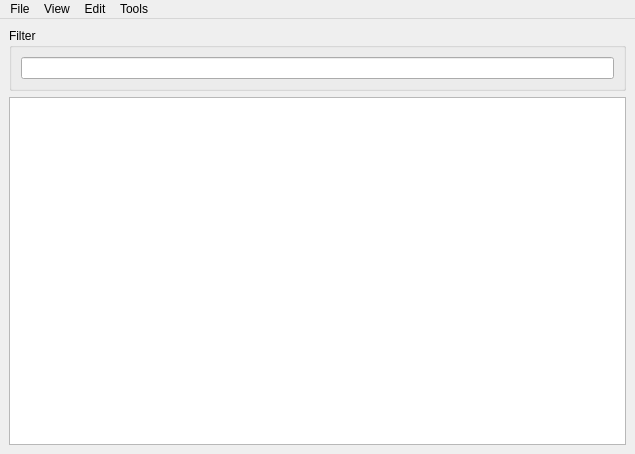
<?xml version="1.0" encoding="UTF-8"?>
<ui version="4.0">
 <class>MainWindow</class>
 <widget class="QMainWindow" name="MainWindow">
  <property name="geometry">
   <rect>
    <x>0</x>
    <y>0</y>
    <width>635</width>
    <height>454</height>
   </rect>
  </property>
  <property name="windowTitle">
   <string>MainWindow</string>
  </property>
  <widget class="QWidget" name="centralwidget">
   <layout class="QVBoxLayout" name="verticalLayout_2">
    <item>
     <widget class="QGroupBox" name="filterBox">
      <property name="title">
       <string>Filter</string>
      </property>
      <layout class="QVBoxLayout" name="verticalLayout">
       <item>
        <widget class="QLineEdit" name="filterEdit"/>
       </item>
      </layout>
     </widget>
    </item>
    <item>
     <widget class="RobustTableView" name="twodaTable">
      <property name="styleSheet">
       <string notr="true"/>
      </property>
      <property name="alternatingRowColors">
       <bool>true</bool>
      </property>
      <property name="selectionMode">
       <enum>QAbstractItemView::ContiguousSelection</enum>
      </property>
     </widget>
    </item>
   </layout>
  </widget>
  <widget class="QMenuBar" name="menubar">
   <property name="geometry">
    <rect>
     <x>0</x>
     <y>0</y>
     <width>635</width>
     <height>22</height>
    </rect>
   </property>
   <widget class="QMenu" name="menuFile">
    <property name="title">
     <string>File</string>
    </property>
    <addaction name="actionNew"/>
    <addaction name="actionOpen"/>
    <addaction name="actionSave"/>
    <addaction name="actionSaveAs"/>
    <addaction name="actionRevert"/>
    <addaction name="separator"/>
    <addaction name="actionExit"/>
   </widget>
   <widget class="QMenu" name="menuEdit">
    <property name="title">
     <string>Edit</string>
    </property>
    <addaction name="actionCopy"/>
    <addaction name="actionPaste"/>
   </widget>
   <widget class="QMenu" name="menuTools">
    <property name="title">
     <string>Tools</string>
    </property>
    <addaction name="actionToggleFilter"/>
    <addaction name="separator"/>
    <addaction name="actionInsertRow"/>
    <addaction name="actionDuplicateRow"/>
    <addaction name="actionRemoveRows"/>
    <addaction name="separator"/>
    <addaction name="actionRedoRowLabels"/>
   </widget>
   <widget class="QMenu" name="menuView">
    <property name="title">
     <string>View</string>
    </property>
    <widget class="QMenu" name="menuSetRowHeader">
     <property name="title">
      <string>Set Row Header</string>
     </property>
     <addaction name="actionplaceholder"/>
    </widget>
    <addaction name="menuSetRowHeader"/>
   </widget>
   <addaction name="menuFile"/>
   <addaction name="menuView"/>
   <addaction name="menuEdit"/>
   <addaction name="menuTools"/>
  </widget>
  <action name="actionNew">
   <property name="text">
    <string>New</string>
   </property>
  </action>
  <action name="actionOpen">
   <property name="text">
    <string>Open</string>
   </property>
  </action>
  <action name="actionSave">
   <property name="text">
    <string>Save</string>
   </property>
  </action>
  <action name="actionSaveAs">
   <property name="text">
    <string>Save As</string>
   </property>
  </action>
  <action name="actionRevert">
   <property name="text">
    <string>Revert</string>
   </property>
  </action>
  <action name="actionExit">
   <property name="text">
    <string>Exit</string>
   </property>
  </action>
  <action name="actionToggleFilter">
   <property name="text">
    <string>Toggle Filter</string>
   </property>
   <property name="shortcut">
    <string>Ctrl+F</string>
   </property>
  </action>
  <action name="actionCopy">
   <property name="text">
    <string>Copy</string>
   </property>
   <property name="shortcut">
    <string>Ctrl+C</string>
   </property>
  </action>
  <action name="actionPaste">
   <property name="text">
    <string>Paste</string>
   </property>
   <property name="shortcut">
    <string>Ctrl+V</string>
   </property>
  </action>
  <action name="actionInsertRow">
   <property name="text">
    <string>Insert Row</string>
   </property>
   <property name="shortcut">
    <string>Ctrl+I</string>
   </property>
  </action>
  <action name="actionRemoveRows">
   <property name="text">
    <string>Remove Rows</string>
   </property>
   <property name="shortcut">
    <string>Ctrl+Del</string>
   </property>
  </action>
  <action name="actionRedoRowLabels">
   <property name="text">
    <string>Redo Row Labels</string>
   </property>
   <property name="shortcut">
    <string>Ctrl+L</string>
   </property>
  </action>
  <action name="actionDuplicateRow">
   <property name="text">
    <string>Duplicate Row</string>
   </property>
   <property name="shortcut">
    <string>Ctrl+D</string>
   </property>
  </action>
  <action name="actionplaceholder">
   <property name="text">
    <string>placeholder</string>
   </property>
  </action>
</widget>
<customwidgets>
   <customwidget>
     <class>RobustTableView</class>
     <extends>QTableView</extends>
    <header location="global">utility.gui.qt.widgets.itemviews.tableview</header>
   </customwidget>
</customwidgets>
<resources/>
<connections/>
</ui>
